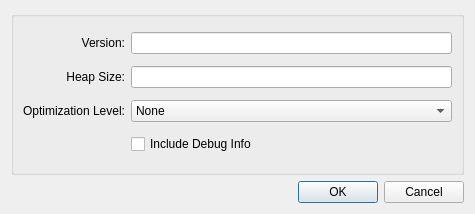
<ui version="4.0" >
 <class>Properties</class>
 <widget class="QDialog" name="Properties" >
  <property name="geometry" >
   <rect>
    <x>0</x>
    <y>0</y>
    <width>475</width>
    <height>214</height>
   </rect>
  </property>
  <property name="windowTitle" >
   <string>Properties</string>
  </property>
  <layout class="QGridLayout" >
   <item row="0" column="0" >
    <layout class="QVBoxLayout" >
     <item>
      <widget class="QGroupBox" name="groupBox" >
       <property name="title" >
        <string/>
       </property>
       <layout class="QHBoxLayout" >
        <item>
         <layout class="QGridLayout" >
          <item row="0" column="1" >
           <widget class="QLineEdit" name="versionEdit" />
          </item>
          <item row="0" column="0" >
           <widget class="QLabel" name="label" >
            <property name="toolTip" >
             <string>A version number for your project.</string>
            </property>
            <property name="text" >
             <string>Version:</string>
            </property>
            <property name="alignment" >
             <set>Qt::AlignRight|Qt::AlignTrailing|Qt::AlignVCenter</set>
            </property>
           </widget>
          </item>
          <item row="1" column="0" >
           <widget class="QLabel" name="label_2" >
            <property name="toolTip" >
             <string>The amount of memory available to your project at run time.
Generally, make this as high as you can until the project won't build.</string>
            </property>
            <property name="text" >
             <string>Heap Size:</string>
            </property>
            <property name="alignment" >
             <set>Qt::AlignRight|Qt::AlignTrailing|Qt::AlignVCenter</set>
            </property>
           </widget>
          </item>
          <item row="1" column="1" >
           <widget class="QLineEdit" name="heapSizeEdit" />
          </item>
          <item row="3" column="1" >
           <widget class="QCheckBox" name="debugInfoCheckbox" >
            <property name="toolTip" >
             <string>Include debugging info in your build.  Makes your project bigger.</string>
            </property>
            <property name="text" >
             <string>Include Debug Info</string>
            </property>
           </widget>
          </item>
          <item row="2" column="1" >
           <widget class="QComboBox" name="optLevelBox" >
            <item>
             <property name="text" >
              <string>None</string>
             </property>
            </item>
            <item>
             <property name="text" >
              <string>Level 1 (-O1)</string>
             </property>
            </item>
            <item>
             <property name="text" >
              <string>Level 2 (-O2)</string>
             </property>
            </item>
            <item>
             <property name="text" >
              <string>Optimize For Size (-Os)</string>
             </property>
            </item>
            <item>
             <property name="text" >
              <string>Optimize For Speed (-O3)</string>
             </property>
            </item>
           </widget>
          </item>
          <item row="2" column="0" >
           <widget class="QLabel" name="label_3" >
            <property name="toolTip" >
             <string>Optimized code is generally smaller and faster.</string>
            </property>
            <property name="text" >
             <string>Optimization Level:</string>
            </property>
            <property name="alignment" >
             <set>Qt::AlignRight|Qt::AlignTrailing|Qt::AlignVCenter</set>
            </property>
           </widget>
          </item>
         </layout>
        </item>
       </layout>
      </widget>
     </item>
     <item>
      <widget class="QDialogButtonBox" name="buttonBox" >
       <property name="orientation" >
        <enum>Qt::Horizontal</enum>
       </property>
       <property name="standardButtons" >
        <set>QDialogButtonBox::Cancel|QDialogButtonBox::NoButton|QDialogButtonBox::Ok</set>
       </property>
      </widget>
     </item>
    </layout>
   </item>
  </layout>
 </widget>
 <resources/>
 <connections>
  <connection>
   <sender>buttonBox</sender>
   <signal>accepted()</signal>
   <receiver>Properties</receiver>
   <slot>accept()</slot>
   <hints>
    <hint type="sourcelabel" >
     <x>248</x>
     <y>254</y>
    </hint>
    <hint type="destinationlabel" >
     <x>157</x>
     <y>274</y>
    </hint>
   </hints>
  </connection>
  <connection>
   <sender>buttonBox</sender>
   <signal>rejected()</signal>
   <receiver>Properties</receiver>
   <slot>reject()</slot>
   <hints>
    <hint type="sourcelabel" >
     <x>316</x>
     <y>260</y>
    </hint>
    <hint type="destinationlabel" >
     <x>286</x>
     <y>274</y>
    </hint>
   </hints>
  </connection>
 </connections>
</ui>
